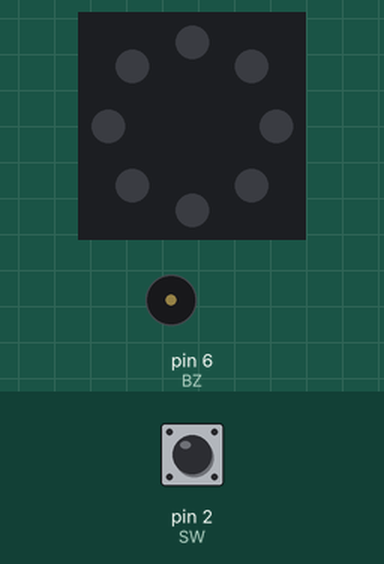
Recording of a sketch running on a simulated Arduino Uno, built with avr-gcc and run on an emulated ATmega328P. On the bench: 8 RGB LEDs in a ring, first at the top, clockwise, buzzer (waves = sounding). Inputs (shaded band) come from the test bench; at power-on: pin 2 (SW) LOW. Dim RGB values are drawn brighter than linear; random numbers use the default seed unless the sketch sets one.

Above: at 1.2 s.
1.3 s: pin 2 (SW) pulled HIGH for 0.15 s
At 1.65 s:
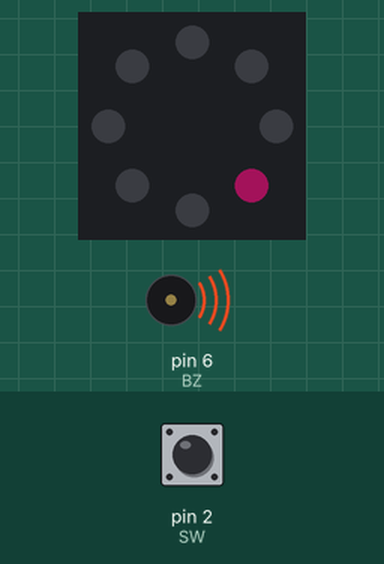
At 4.7 s:
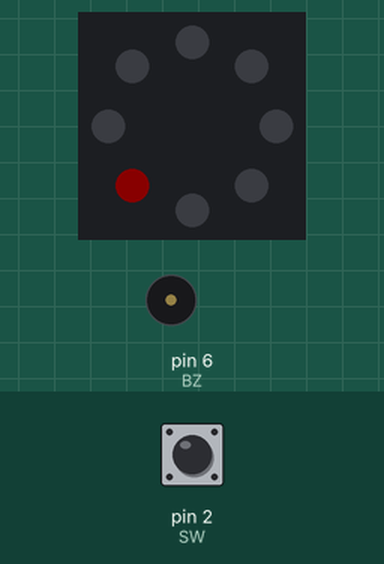
5.0 s: pin 2 (SW) driven LOW
8.0 s: pin 2 (SW) driven HIGH
At 8.15 s:
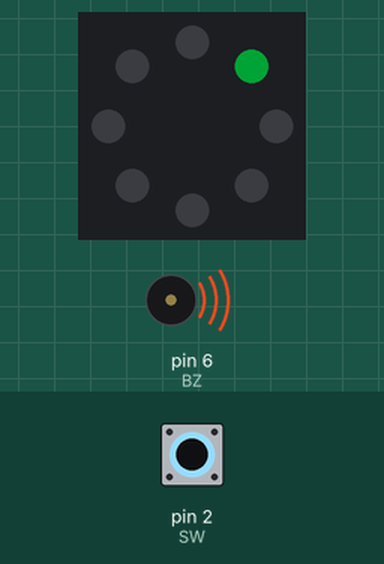
Timing chart, 0 to 22.3 s (numbered marks = the images above; inputs shaded):
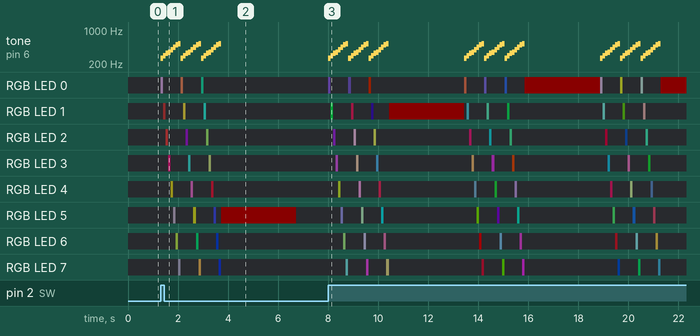

The sketch:

8_NeoPixel_roulette_game.ino
```cpp
#include <Adafruit_NeoPixel.h>

#define SW 2
#define NEO 3
#define PX_CNT 8
#define BZ 6
#define c 262
#define d 294
#define e 330
#define f 349
#define g 392
#define a 440
#define b 494
#define C 523

Adafruit_NeoPixel ring(PX_CNT, NEO, NEO_GRB+NEO_KHZ800);

int note[] = {c, d, e, f, g, a, b, C};

void setup() {
  ring.begin();
  ring.clear();
  ring.setBrightness(40);
  pinMode(SW, INPUT);
  pinMode(BZ, OUTPUT);
  randomSeed(A0);
}

void loop() {
  if(digitalRead(SW)){
    for(int i=0;i<3;i++){
      for(int i=0; i<PX_CNT; i++){
        ring.setPixelColor(i, ring.Color(random(255),random(255),random(255)));
        ring.show();
        tone(BZ, note[i], 100);
        delay(100);
        ring.setPixelColor(i, ring.Color(0,0,0));
        ring.show();
      }
    }
    ring.setPixelColor(random(PX_CNT), ring.Color(64,0,0));
    ring.show();
    delay(3000);
    ring.clear();
    ring.show();
  }
}
```

Measured:
- after the input at 8.0 s, tone on pin 6 (BZ): plays 262 Hz for 0.10 s, 294 Hz for 0.10 s, 330 Hz for 0.10 s, 349 Hz for 0.10 s, 392 Hz for 0.10 s, 440 Hz for 0.10 s … (72 notes in this stretch), starting at once; RGB LED 0: off → RGB(19, 13, 32) at once, → off 0.10 s later, → RGB(9, 7, 16) 0.71 s later, → off 0.10 s later, … (20 changes in this stretch)
